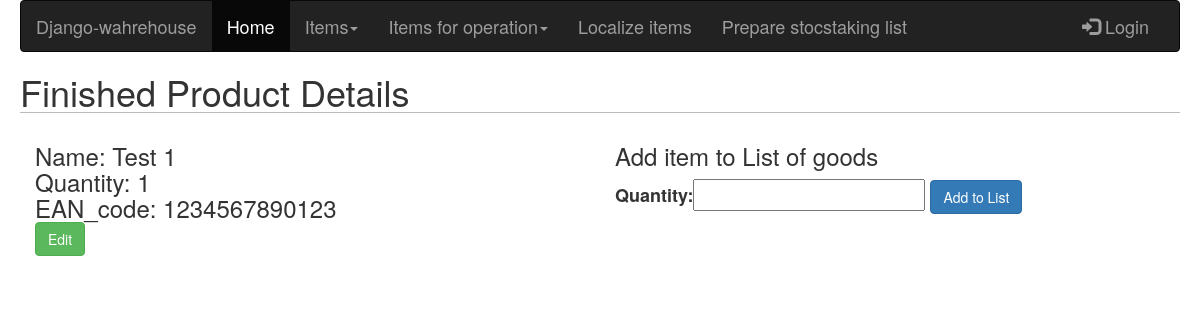
Before: /warehouse/finishedproduct/test-1/details/ with the older database file.
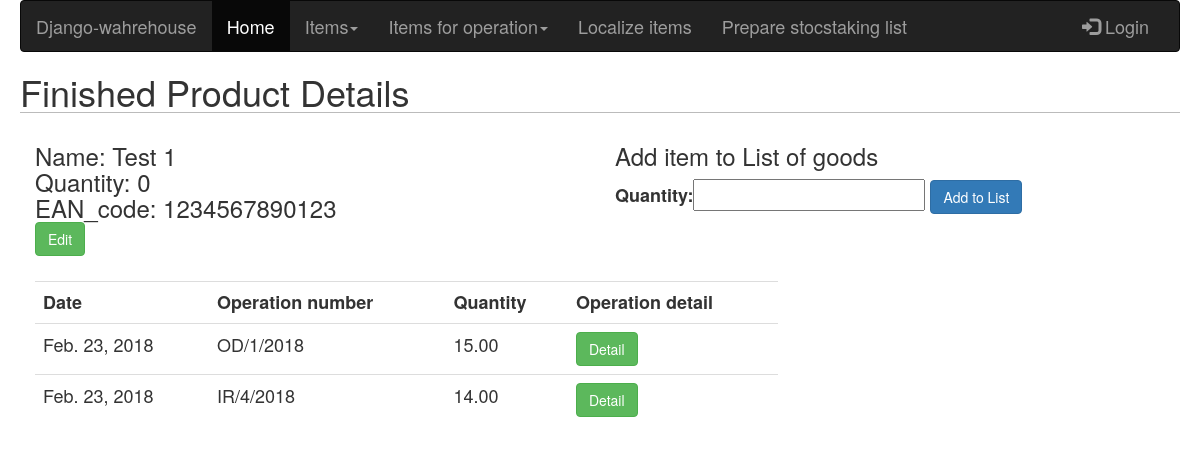
After: the same page with the newer database file.
### warehouse/models.py (models this page shows, shortened)
class FinishedProduct(models.Model):
    name = models.CharField(max_length=255)
    slug = models.SlugField(blank=True)
    price = models.FloatField()
    quantity = models.PositiveIntegerField(default=0)
    EAN_code = models.CharField(max_length=13, default=0)

### operations/models.py (models this page shows, shortened)
class OperationFinishedProduct(models.Model):
    operation = models.ForeignKey(Operiation, related_name='operation_finished_type')
    item = models.ForeignKey(FinishedProduct, related_name='operation_product')
    quantity = models.DecimalField(max_digits=8, decimal_places=2)

class Operiation(models.Model):
    worker = models.ForeignKey(settings.AUTH_USER_MODEL, related_name='warehouse_worker')
    created = models.DateField(auto_now=True)
    operation = models.CharField(max_length=50, choices=OPERATION_CHOICES)
    operation_number = models.CharField(max_length=15)

### warehouse/views.py (the view)
# urls.py: url(r'^finishedproduct/(?P<slug>[-\w]+)/details/$', finished_product_details, name='finished_item_details'),
def finished_product_details(request, slug):
    item = FinishedProduct.objects.get(slug=slug)
    list_of_goods_item_form = AddItemToListGoodsForm()
    operations = OperationFinishedProduct.objects.filter(item=item).order_by('-operation__created')
    return render(request, 'products_html/finished_product_details.html',
                  {'item': item,'add_item_form': list_of_goods_item_form, 'operations': operations})

### list_of_goods/forms.py
class AddItemToListGoodsForm(forms.Form):
    quantity = forms.FloatField()
    update = forms.BooleanField(required=False, initial=False, widget=forms.HiddenInput)

### warehouse/templates/products_html/finished_product_details.html (shortened to what this page needs)
{% extends "base.html" %}
{% block content %}
    <h1> Finished Product Details</h1>
     <div class="form-group col-sm-6">
        <h3> Name: {{ item.name }} <br>
        Quantity: {{ item.quantity }} <br>
        EAN_code: {{ item.EAN_code }} <br>
        <input class="btn btn-success" type="button" value="Edit" onclick="location.href='{% url 'finished_item_edit' item.slug %}'"></h3>
     </div>
    <div class="form-group col-sm-6">
        <h3>Add item to List of goods</h3>
        <form action="{% url 'list_finished_product_add' item.id %}" method="post">
            {{ add_item_form }}
            <input class="btn btn-primary" type="submit" value="Add to List">
        </form>
    </div>
    {% if operations %}
    <div class="form-group col-sm-12 col-md-8">
        <table class="table table-hover">
            <tr>
                <th>Date</th>
                <th>Operation number</th>
                <th>Quantity</th>
                <th>Operation detail</th>
            </tr>
            {% for operation in operations %}
                <tr>
                    <td>{{ operation.operation.created }}</td>
                    <td>{{ operation.operation.operation_number }}</td>
                    <td>{{ operation.quantity }}</td>
                    <td><input class="btn btn-success" type="button" value="Detail" onclick="location.href='{% url 'operation_detail' operation.operation.operation_number %}'"></td>
                </tr>
            {% endfor %}
        </table>
    </div>
    {% endif %}
{%  endblock %}

### warehouse/templates/base.html (shortened to what this page needs)
{% load staticfiles %}
{% load widget_tweaks %}
<!DOCTYPE html>
<html lang="en">
<head>
    <link rel="stylesheet" href="https://maxcdn.bootstrapcdn.com/bootstrap/3.3.7/css/bootstrap.min.css">
    <link href="{% static "css/base.css" %}" rel="stylesheet">
</head>
<body>
<nav class="navbar navbar-inverse">
  <div class="container-fluid">
    <div class="navbar-header">
      <a class="navbar-brand" href="#">Django-wahrehouse</a>
    </div>
    <div class="collapse navbar-collapse" id="myNavbar">
      <ul class="nav navbar-nav">
        <li class="active"><a href="{% url 'home_page' %}">Home</a></li>
        <li class="dropdown">
          <a class="dropdown-toggle" data-toggle="dropdown" href="#">Items<span class="caret"></span></a>
        </li>
          <li class="dropdown">
              <a class="dropdown-toggle" data-toggle="dropdown" href="#">Items for operation<span class="caret"></span></a>
          </li>
        <li><a href="{% url "list_of_goods_detail" %}">Localize items</a></li>
        <li><a href="{% url "stocktaking" %}">Prepare stocstaking list</a></li>
      </ul>
      <ul class="nav navbar-nav navbar-right">
          {% if request.user.is_authenticated %}
              <li>Witaj {{ request.user.first_name }}</li>
          {% else %}
            <li><a href="{% url "login" %}"><span class="glyphicon glyphicon-log-in"></span> Login</a></li>
        {% endif %}
      </ul>
    </div>
  </div>
</nav>
<div id="content">
    {% block content %}
    {% endblock %}
</div>
</body>
</html>

### warehouse/static/css/base.css (style rules this page uses)
body { margin-left: 20px; margin-right: 20px; font-size: 18px; }
h1 { border-bottom:1px solid #bbb; }
input[type=submit] { font-size: 14px; }

Changed rows visible on the page:
changed FinishedProduct "Test 1": quantity "1" → "0"
added OperationFinishedProduct: operation.created "Feb. 23, 2018", operation.operation_number "OD/1/2018", quantity "15.00", operation.operation_number "Detail"
added OperationFinishedProduct: operation.created "Feb. 23, 2018", operation.operation_number "IR/4/2018", quantity "14.00", operation.operation_number "Detail"
Other visible differences:
text now shown: "Date Operation number Quantity Operation detail"
